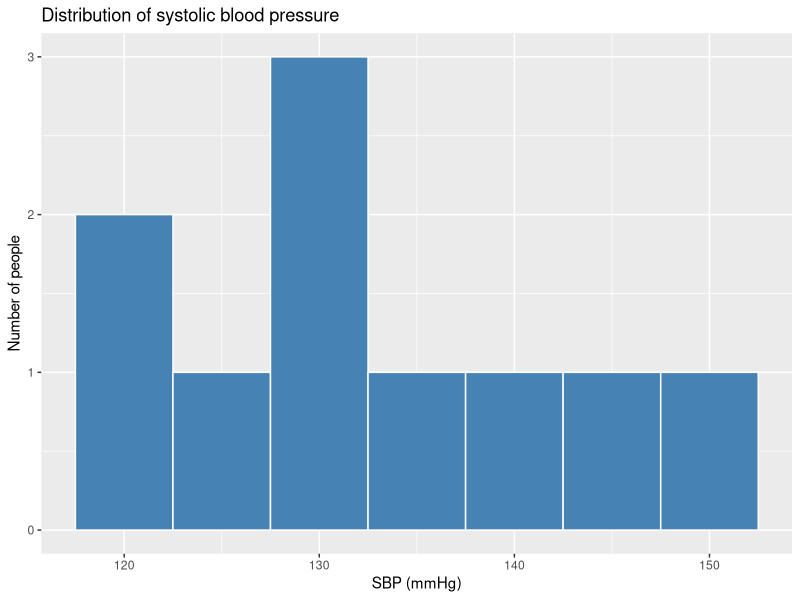
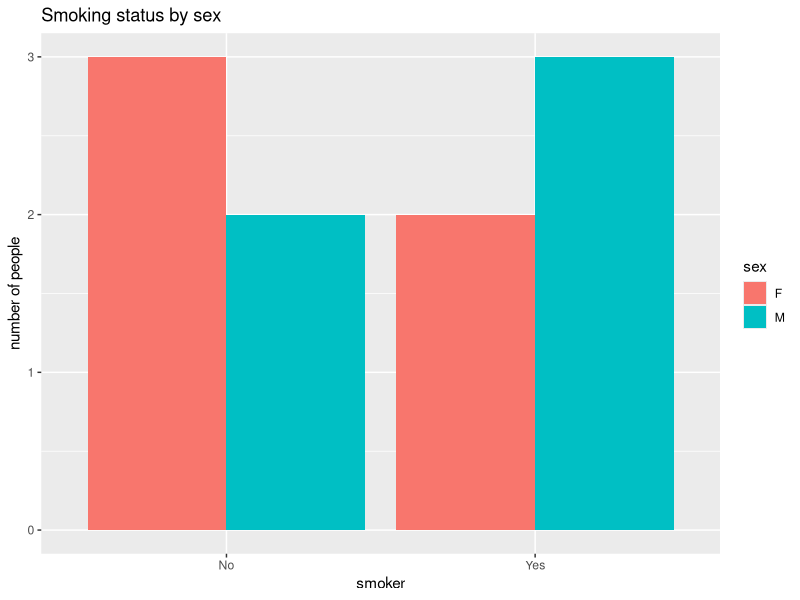
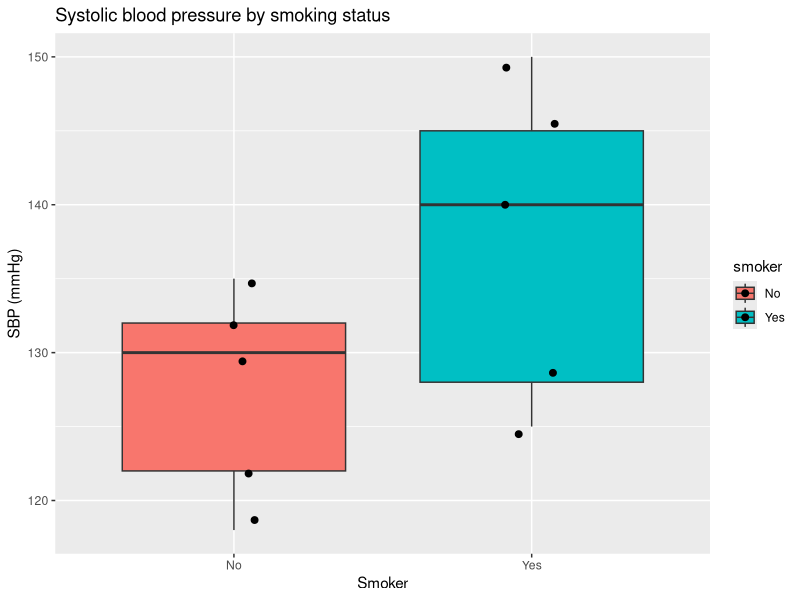
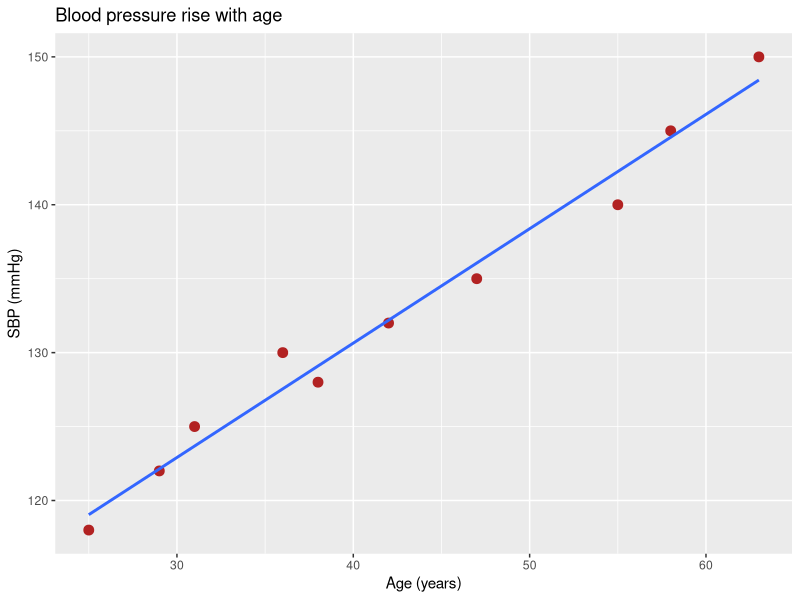
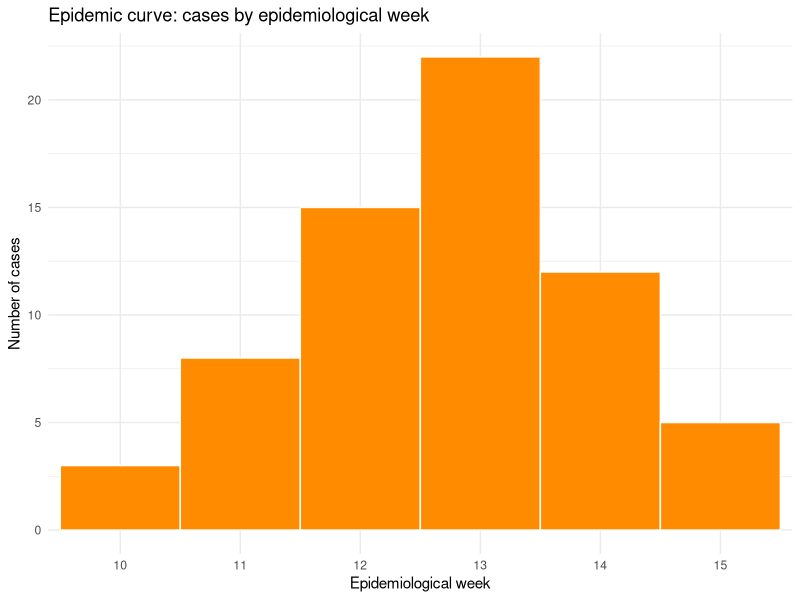

Reproduce these figures in R, in order.
# install packages if not yet done
# install.packages("tidyverse")
library(tidyverse)

# 8.1 define practice dataset
bp <- tibble(
  id     = 1:10,
  age    = c(25, 31, 42, 55, 38, 63, 29, 47, 58, 36),
  sex    = c("F", "M", "F", "M", "F", "M", "F", "M", "F", "M"),
  smoker = c("No", "Yes", "No", "Yes", "Yes", "Yes", "No", "No", "Yes", "No"),
  sbp    = c(118, 125, 132, 140, 128, 150, 122, 135, 145, 130)
)
bp

# 8.2 histogram 
ggplot(bp, aes(x = sbp)) +
  geom_histogram(
    binwidth = 5, 
    fill = "steelblue", 
    color = "white"
    ) + 
  labs(title = "Distribution of systolic blood pressure", 
       x = "SBP (mmHg)", 
       y = "Number of people"
       )

# 8.3 bar chart 
ggplot(bp, aes(x = smoker, fill = sex)) + 
  geom_bar(
    position = "dodge",
    ) +
  labs(
    title = "Smoking status by sex", 
    x = "smoker", 
    y = "number of people"
    )

# 8.4 box plot
ggplot(bp, aes(x = smoker, y = sbp, fill = smoker)) +
  geom_boxplot(
    show.legend = TRUE
  ) + 
  geom_jitter(
    width = 0.1, size = 2
  ) +
  labs(
    x = "Smoker",
    y = "SBP (mmHg)",
    title = "Systolic blood pressure by smoking status"
  )

# 8.5 Scatter plot 
ggplot(
  bp, 
  aes(x=age, y=sbp)
  ) + 
  geom_point(
    size = 3, 
    colour = "firebrick",
  ) + 
  geom_smooth(
    method = "lm",
    se = FALSE
  ) + 
  labs(
    title = "Blood pressure rise with age",
    x = "Age (years)",
    y = "SBP (mmHg)"
  )

# 8.6 epidemic curve
epi <- tibble(
  epiweek = 10:15,
  cases   = c(3, 8, 15, 22, 12, 5)
)
epi

sum(epi$cases)

ggplot(
  epi, aes(x=factor(epiweek), y=cases)
  ) + 
  geom_col(
    width = 1, 
    fill = "darkorange", 
    colour = "white"
  ) + 
  labs(
    title = "Epidemic curve: cases by epidemiological week",
    x = "Epidemiological week",
    y = "Number of cases"
  ) + 
  theme_minimal()
